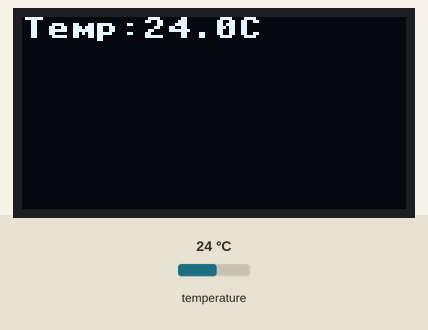
The program below on a simulated MicroPython board. On the bench: 128×64 one-colour display. Inputs (shaded band) come from the test bench; at power-on: temperature 24 °C. Library files of the repository ran but are not shown: ssd1306.py.

Above: at 1.3 s.
1.4 s: temperature set to 12 °C
At 2.7 s:
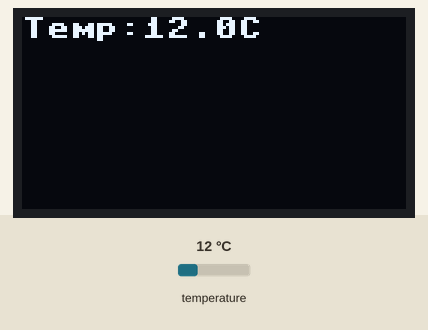
3.1 s: temperature set to 19 °C
4.9 s: temperature set to 28 °C
At 5.8 s:
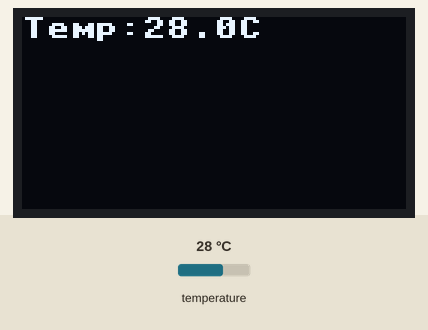
Timing chart, 0 to 7.9 s (numbered marks = the images above; inputs shaded):
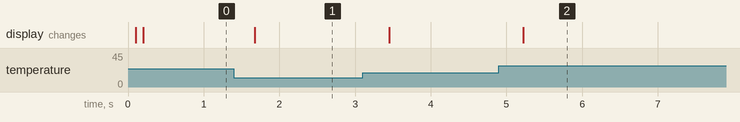

The program:

firmware.py
```python
from machine import Pin, SoftI2C
import time
import ssd1306

i2c = SoftI2C(scl=Pin(21), sda=Pin(20), freq=100000, timeout=5000)
oled_width = 128
oled_height = 64
oled = ssd1306.SSD1306_I2C(oled_width, oled_height, i2c)
oled.fill(0)

test_values = [0x3F8,0x3F7,0x0C8,0x7FF,0x738,0x648]

while True:
    buf = bytearray(1) # création d’un buffer 1 octet
    buf[0] = 0x00 # adresse du registre point
    i2c.writeto(0x48, buf) # écriture dans le LM75
    mesure = i2c.readfrom(0x48, 2) # lecture
    val = (mesure[0] << 3)|(mesure[1] >> 5) #reduction de 16 à 11bits.
    if (val > 1023):
        res = (val ^ 0b11111111111)+1
        temperature = - res * 0.125
    else :
        temperature = val * 0.125
    oled.fill(0)
    oled.text("Temp:" + str(temperature) + "C", 0, 0)
    oled.show()
    time.sleep(.2)

# Test loop
# for val in test_values:
#     if (val > 1023):
#         res = (val ^ 0b11111111111)+1
#         temperature = - res * 0.125
#     else :
#         temperature = val * 0.125
#     oled.fill(0)
#     oled.text("Temp:" + str(temperature) + "C", 0, 0)
#     oled.show()
#     time.sleep(3)
#     print("Temp:", temperature)
```

Measured:
- after the input at 1.4 s, the display: changes after 0.28 s (image 1)
- after the input at 4.9 s, the display: changes after 0.32 s (image 2)
